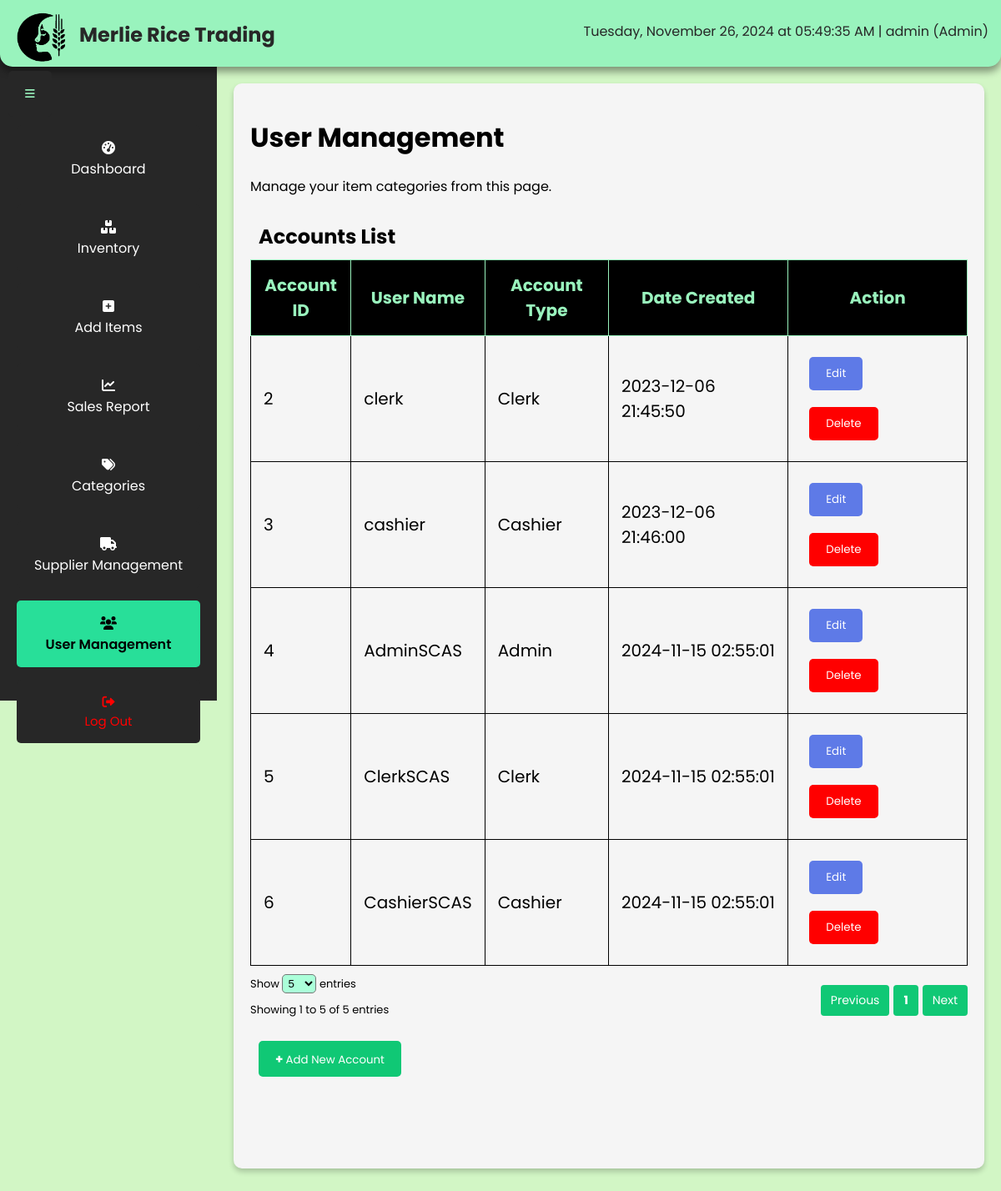
The page /user_management.php (signed in) on the database as committed earlier.
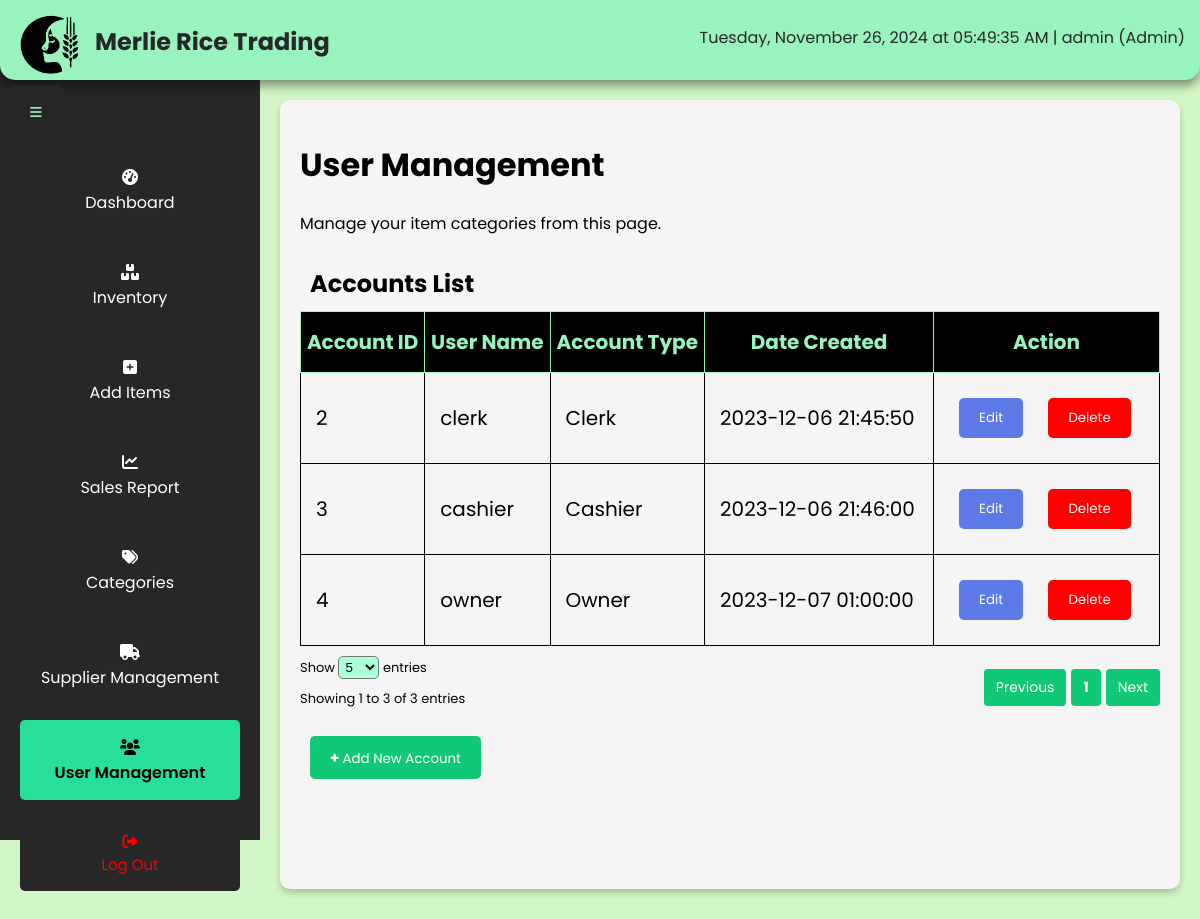
The same page on the database as committed later.
### tables this page shows
CREATE TABLE IF NOT EXISTS `accounts` (
  `id` int(11) NOT NULL AUTO_INCREMENT,
  `username` varchar(100) NOT NULL,
  `password` varchar(255) NOT NULL,
  `account_type` varchar(50) DEFAULT NULL,
  `date_created` timestamp NOT NULL DEFAULT CURRENT_TIMESTAMP,
  `created_by` varchar(100) DEFAULT NULL,
  PRIMARY KEY (`id`)
);

### user_management.php (the view, shortened to what this page needs)
<?php
include 'db_connector.php';
$logged_in_username = $_SESSION['username'];
$logged_in_user_type = '';
$sql = "SELECT account_type FROM accounts WHERE username = '$logged_in_username'";
$result = $conn->query($sql);
if ($result->num_rows > 0) {
    $row = $result->fetch_assoc();
    $logged_in_user_type = $row['account_type'];
}
$accounts = [];
$sql = "SELECT id, username, account_type, date_created FROM accounts WHERE username != '$logged_in_username'";
$result = $conn->query($sql);
if ($result->num_rows > 0) {
    while ($row = $result->fetch_assoc()) {
        $accounts[] = $row;
    }
}
?>
<!DOCTYPE html>
<html lang="en">
<head>
    <link rel="stylesheet" href="/PrimeSync_IMS/assets/Css/index.css?v=<?php echo time(); ?>">
</head>
<body>
    <?php include 'header.php'; ?>
    <?php include 'sidebar.php'; ?>
    <div class="dashboard-container">
        <h1>User Management</h1>
        <p>Manage your item categories from this page.</p>
        <div class="table-container">
            <table border="1" cellspacing="0" cellpadding="10" class="user-table" id="userTable">
            <caption style="text-align: left;">Accounts List</caption>
                <thead>
                    <tr>
                        <th>Account ID</th>
                        <th>User Name</th>
                        <th>Account Type</th>
                        <th>Date Created</th>
                        <th>Action</th>
                    </tr>
                </thead>
                <tbody>
                    <?php foreach ($accounts as $index => $account): ?>
                        <tr data-index="<?php echo $index; ?>" <?php if ($index >= 5) echo 'style="display: none;"'; ?>>
                            <td><?php echo htmlspecialchars($account['id']); ?></td>
                            <td><?php echo htmlspecialchars($account['username']); ?></td>
                            <td><?php echo htmlspecialchars($account['account_type']); ?></td>
                            <td><?php echo htmlspecialchars($account['date_created']); ?></td>
                            <td>
                                <?php if (
                                    $logged_in_user_type === 'Admin' ||
                                    ($logged_in_user_type === 'Owner' && $account['account_type'] !== 'Owner' && $account['account_type'] !== 'Admin')
                                ): ?>
                                    <button class="edit-btn modal-btn edit" data-id="<?php echo htmlspecialchars($account['id']); ?>" data-username="<?php echo htmlspecialchars($account['username']); ?>" data-account-type="<?php echo htmlspecialchars($account['account_type']); ?>">Edit</button>
                                    <button class="delete-btn modal-btn confirm-red" data-id="<?php echo htmlspecialchars($account['id']); ?>">Delete</button>
                                <?php endif; ?>
                            </td>
                        </tr>
                    <?php endforeach; ?>
                </tbody>
            </table>
        </div>
        <div class="entries-controller">
            Show
            <select id="entriesSelect">
                <option value="5">5</option>
            </select>
            entries
        </div>
        <div class="entries-info" id="entriesInfo">
        </div>
        <div class="page-controller" id="pageController">
            <button id="prevPage" disabled>Previous</button>
            <div id="pageNumbers" style="cursor: arrow;"></div>
            <button id="nextPage" disabled>Next</button>
        </div>
        <button id="openAddUserModal" class="modal-btn add"><b style="font-size: 15px;">+ </b>Add New Account</button>
    </div>
</body>
</html>

### header.php (shortened to what this page needs)
<?php
$role = $_SESSION['role'];
?>
<!DOCTYPE html>
<html lang="en">
<head>
    <link rel="stylesheet" href="/PrimeSync_IMS/assets/Css/index.css?v=<?php echo time(); ?>">
    <link rel="stylesheet" href="https://cdnjs.cloudflare.com/ajax/libs/font-awesome/6.0.0-beta3/css/all.min.css">
</head>
<body>
<header class="header">
    <?php
    $cur_date = date('l, F j, Y h:i:s A');
    $username = isset($_SESSION['username']) ? htmlspecialchars($_SESSION['username']) : 'Guest';
    ?>
    <p style="float: right; padding-right: 15px; margin-top: 15px;" id="date-time"><?php echo $cur_date ?> | <?php echo $username ?> | <?php echo $role?></p>
    <div style="padding-left: 20px; padding-top: 5px; display: flex; align-items: center;">
        <img src="/PrimeSync_IMS/assets/images/MRT_Logo - Dark.png" alt="Inventory System Logo" style="width: 60px; height: 60px; margin-right: 15px; margin-bottom: 50px;">
        <h4 style="margin-top: -25px; font-size: 1.5rem;">Merlie Rice Trading</h4>
    </div>
</header>

### sidebar.php (shortened to what this page needs)
<?php
$role = $_SESSION['role'];
?>
<aside id="sidebar" >
    <nav>
        <ul style="list-style-type: none; padding: 0; margin-top: 70px;">
            <?php if ($role !== 'Clerk'): ?>
                <li style="margin-bottom: 15px;">
                    <a href="dashboard.php" class="sidebar-btn-green" style="text-decoration: none; display: block; padding: 15px; background: #272727; color: #fff; border-radius: 5px; text-align: center; transition: background-color 0.3s;">
                        <i class="fas fa-tachometer-alt"></i>
                        <div>Dashboard</div>
                    </a>
                </li>
            <?php endif; ?>
            <li style="margin-bottom: 15px;">
                <a href="inventory.php" class="sidebar-btn-green" style="text-decoration: none; display: block; padding: 15px; background: #272727; color: #fff; border-radius: 5px; text-align: center; transition: background-color 0.3s;">
                    <i class="fas fa-boxes"></i>
                    <div>Inventory</div>
                </a>
            </li>
            <li style="margin-bottom: 15px;">
                <a href="add_items.php" class="sidebar-btn-green" style="text-decoration: none; display: block; padding: 15px; background: #272727; color: #fff; border-radius: 5px; text-align: center; transition: background-color 0.3s;">
                    <i class="fas fa-plus-square"></i>
                    <div>Add Items</div>
                </a>
            </li>
            <li style="margin-bottom: 15px;">
                <a href="sales_report.php" class="sidebar-btn-green" style="text-decoration: none; display: block; padding: 15px; background: #272727; color: #fff; border-radius: 5px; text-align: center; transition: background-color 0.3s;">
                    <i class="fas fa-chart-line"></i>
                    <div>Sales Report</div>
                </a>
            </li>
            <li style="margin-bottom: 15px;">
                <a href="categories.php" class="sidebar-btn-green" style="text-decoration: none; display: block; padding: 15px; background: #272727; color: #fff; border-radius: 5px; text-align: center; transition: background-color 0.3s;">
                    <i class="fas fa-tags"></i>
                    <div>Categories</div>
                </a>
            </li>
            <?php if ($role !== 'Clerk'): ?>
                <li style="margin-bottom: 15px;">
                    <a href="supplier_management.php" class="sidebar-btn-green" style="text-decoration: none; display: block; padding: 15px; background: #272727; color: #fff; border-radius: 5px; text-align: center; transition: background-color 0.3s;">
                        <i class="fas fa-truck"></i>
                        <div>Supplier Management</div>
                    </a>
                </li>
            <?php endif; ?>
            <?php if ($role !== 'Clerk'): ?>
                <li style="margin-bottom: 15px;">
                    <a href="user_management.php" class="sidebar-btn-green" style="text-decoration: none; display: block; padding: 15px; background: #272727; color: #fff; border-radius: 5px; text-align: center; transition: background-color 0.3s;">
                        <i class="fas fa-users"></i>
                        <div>User Management</div>
                    </a>
                </li>
            <?php endif; ?>
            <li style="margin-bottom: 15px;">
                <button type="button" class="sidebar-btn-red" onclick="showLogoutModal()" style="width: 100%; padding: 15px; background: #272727; color: #FF0000; font-size: 15px; border: none; border-radius: 5px; text-align: center; cursor: pointer; transition: background-color 0.3s;">
                    <i class="fas fa-sign-out-alt"></i>
                    <div>Log Out</div>
                </button>
            </li>
        </ul>
    </nav>
</aside>
<button id="sidebar-toggle" title="Toggle Sidebar">
    <i class="fas fa-bars"></i>
</button>

### assets/Css/index.css (style rules this page uses)
body { background-color: #D2F6C5; margin: 0; line-height: normal; font-family: 'Poppins', sans-serif; padding-top: 60px; }
header { position: fixed; top: 0; width: 100%; height: 60px; background: #99F3BD; color: #272727; padding: 10px 0; border-radius: 0 0 15px 15px; box-shadow: 0 6px 10px rgba(0, 0, 0, 0.4); z-index: 1000; }
aside { width: 220px; background: #272727; padding: 20px; float: left; height: calc(100% - 240px); position: fixed; top: 60px; left: 0; bottom: 0; height: calc(100vh - 60px); z-index: 999; transition: transform 0.3s; }
#sidebar-toggle { position: fixed; top: 85px; left: 10px; padding: 20px; cursor: pointer; background: #272727; color: #99F3BD; border: none; border-radius: 5px; z-index: 1001; }
button.sidebar-btn-red, button.sidebar-btn-green { font-family: 'Poppins', sans-serif; }
.sidebar-btn-green:hover, .sidebar-btn-green.active { background-color: #28DF99 !important; color: #000 !important; font-weight: 600; }
.modal-btn { padding: 10px 20px; margin: 10px; border: none; border-radius: 5px; cursor: pointer; font-family: 'Poppins', sans-serif; }
.confirm-red { background-color: red; color: white; }
.dashboard-container { margin: 40px 20px 10% 280px; padding: 20px; padding-bottom: 100px; background-color: #f5f5f5; border-radius: 10px; box-shadow: 0 4px 6px rgba(0, 0, 0, 0.2); }
table caption { caption-side: top; font-size: 24px; font-weight: bold; padding: 10px; }
table { width: 100%; border-collapse: collapse; margin-top: 20px; }
th, td { border: 1px solid; padding: 15px; padding-left: 15px; padding-right: 15px; text-align: left; font-size: 20px; }
th { background-color: #000; color: #99F3BD; padding: 15px; padding-left: 5px; padding-right: 5px; font-size: 20px; text-align: center; }
.modal-btn.confirm-red { background-color: red; color: white; }
.modal-btn.edit { background-color: #5e7ae7; color: white; }
.modal-btn.add { background-color: #10c875; color: #fff; }
.entries-controller, .entries-info, .page-controller { margin: 10px 0; font-size: small; }
#entriesSelect, #entries { padding: 2px; border-radius: 5px; cursor: pointer; background-color: #abffd9; }
.page-controller { margin-top: -50px; margin-bottom: 20px; display: flex; justify-content: flex-end; }
.page-controller button { font-family: 'Poppins', sans-serif; margin-left: 5px; padding: 3px 8px; border: none; border-radius: 5px; background-color: #dbdbdb; cursor: pointer; text-decoration: none; }
.search-bar button, .pagination a, .page-controller button { padding: 8px 12px; font-size: 14px; background-color: #10c875; color: white; border: none; border-radius: 4px; cursor: pointer; text-decoration: none; }

Rows that differ between the two databases and show on the page:
removed accounts: id "5", username "ClerkSCAS", account_type "Clerk", date_created "2024-11-15 02:55:01"
removed accounts: id "6", username "CashierSCAS", account_type "Cashier", date_created "2024-11-15 02:55:01"
changed accounts id 4: username "AdminSCAS" → "owner"; account_type "Admin" → "Owner"; date_created "2024-11-15 02:55:01" → "2023-12-07 01:00:00"
Other text that changed with them:
text written by a page script: "Showing 1 to 5 of 5 entries" → "Showing 1 to 3 of 3 entries"
